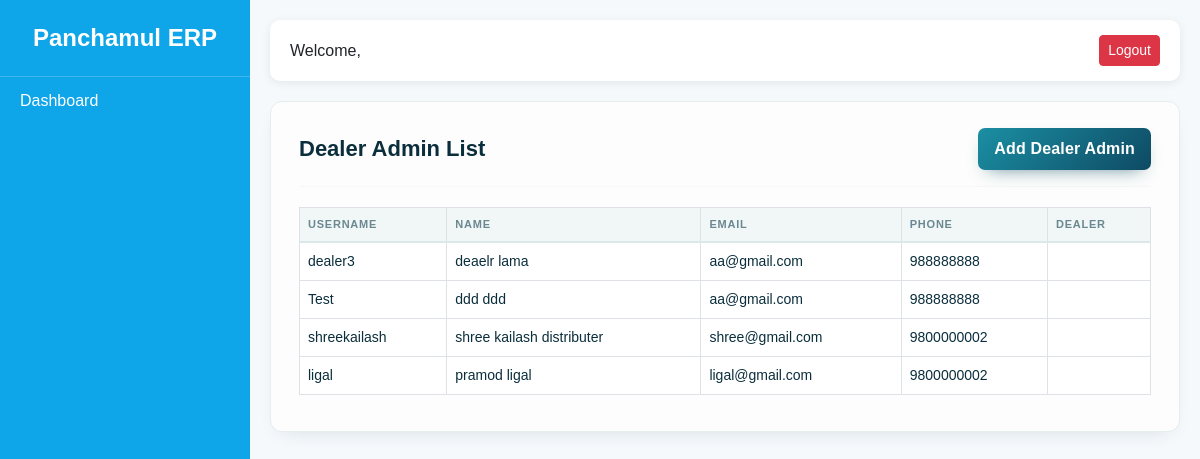
Page /dealer-admins/ on the earlier database version.
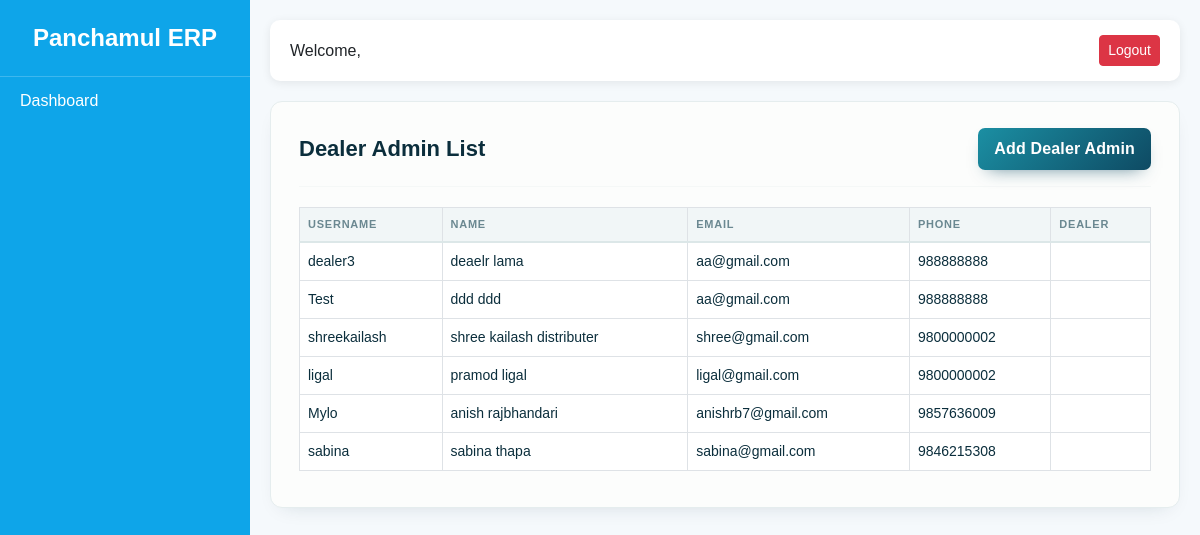
Same page on the later database version.
### accounts/models.py (models this page shows, shortened)
class User(AbstractUser):
    ROLE_CHOICES = (
        ('SUPER_ADMIN', 'Super Admin'),
        ('COMPANY_STAFF', 'Company Staff'),
        ('DEALER_ADMIN', 'Dealer Admin'),
        ('DEALER_STAFF', 'Dealer Staff'),
    )
    role = models.CharField(
        max_length=20,
        choices=ROLE_CHOICES
    )
    phone = models.CharField(
        max_length=20,
        blank=True,
        null=True
    )
    is_active_user = models.BooleanField(
        default=True
    )

### accounts/views.py (the view)
# urls.py: path('dealer-admins/', dealer_admin_list, name='dealer_admin_list'),
def dealer_admin_list(request):
    dealer_admins = User.objects.filter(
        role='DEALER_ADMIN'
    )
    return render(
        request,
        'dashboard/super_admin/dealer_admin_list.html',
        {
            'dealer_admins': dealer_admins
        }
    )

### accounts/context_processors.py (called while the page is built)
def user_permissions(request):
    permissions = {}
    if request.user.is_authenticated:
        perms = ModulePermission.objects.filter(
            user=request.user
        )
        for p in perms:
            permissions[p.module] = p
    return {
        'user_permissions': permissions
    }

### templates/dashboard/super_admin/dealer_admin_list.html (shortened to what this page needs)
{% extends 'dashboard/base.html' %}
{% block content %}
<div class="card-box">
    <div class="d-flex justify-content-between">
        <h2>Dealer Admin List</h2>
        <a
            href="{% url 'dealer_admin_create' %}"
            class="btn btn-success"
        >
            Add Dealer Admin
        </a>
    </div>
    <hr>
    <table class="table table-bordered">
        <thead>
            <tr>
                <th>Username</th>
                <th>Name</th>
                <th>Email</th>
                <th>Phone</th>
                <th>Dealer</th>
            </tr>
        </thead>
        <tbody>
            {% for admin in dealer_admins %}
            <tr>
                <td>{{ admin.username }}</td>
                <td>
                    {{ admin.first_name }}
                    {{ admin.last_name }}
                </td>
                <td>{{ admin.email }}</td>
                <td>{{ admin.phone }}</td>
                <td>
                </td>
            </tr>
            {% endfor %}
        </tbody>
    </table>
</div>
{% endblock %}

Differences in the rows shown:
added User: username "Mylo", first_name "anish", last_name "rajbhandari", email "anishrb7@gmail.com", phone "9857636009"
added User: username "sabina", first_name "sabina", last_name "thapa", email "sabina@gmail.com", phone "9846215308"
